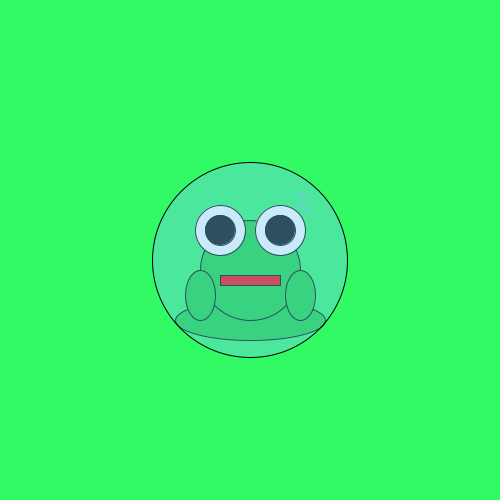
Frame 1 (no input)
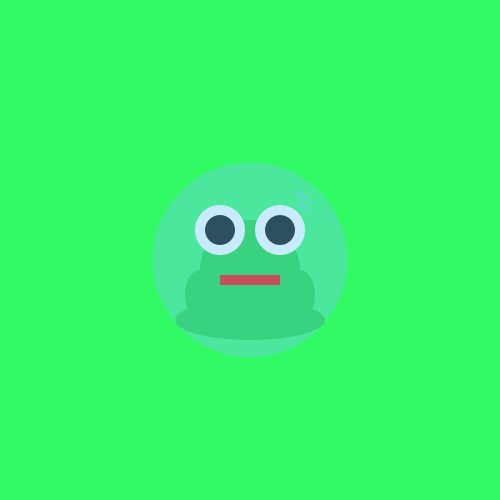
Frame 60 (the mouse pressed at the canvas centre just before this capture)
Frame 120 (the mouse held since frame 60 and released just before this capture): identical to frame 60, image omitted

The Processing sketch that drew these frames (run headless with seeded random() and noise(); from frame 60 on, the mouse is pressed at the canvas centre):

// Processing sketch: Segunda_iteracion
// ── Segunda_iteracion.pde
// Tomado de: https;//openprocessing.org/sketch
//se ejecuta solo una vez 

void setup () {
    size (500,500);
}
//se ejecuta una ves por programa
void draw() {
  background (50,250,100);
  
  //mueve el origen del sistema de coordenadas 
   translate(250,270);
   //base del cuerpo
   fill(#14D835);
  ellipse(0,50,150,40);
  
  //cuerpo
  ellipse(0,0,100,100);
  
  //manos
  ellipse (-50,25,30,50);
  ellipse (50, 25, 30, 50);
  
  //ojos
  fill(255);
  ellipse (-30, -40, 50, 50);
  ellipse (30, -40, 50, 50);
  
  //pupilas
  fill(0);
  ellipse(-30,-40,30,30);
  ellipse(30,-40,30,30);
  
  //boca
  rectMode(CENTER);
  fill(255, 0, 0);
  rect(0, 10, 60, 10);
  
  //contenedor
  fill(#72CAF5, 100);
  ellipse(0, -10, 195,195);
  
  //gotas de sudor
  noStroke();
 triangle (50, -80, 65, -65, 45, -75);
 triangle (50, -70, 65, -55, 45, -65);
}
